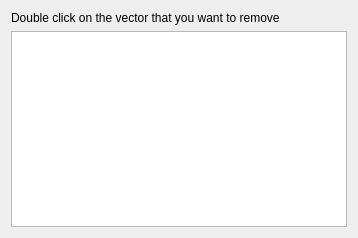
<?xml version="1.0" encoding="UTF-8"?>
<ui version="4.0">
 <class>RemoveVector</class>
 <widget class="QDialog" name="RemoveVector">
  <property name="geometry">
   <rect>
    <x>0</x>
    <y>0</y>
    <width>358</width>
    <height>238</height>
   </rect>
  </property>
  <property name="minimumSize">
   <size>
    <width>358</width>
    <height>238</height>
   </size>
  </property>
  <property name="windowTitle">
   <string>Remove Vector</string>
  </property>
  <layout class="QVBoxLayout" name="verticalLayout">
   <item>
    <widget class="QLabel" name="label">
     <property name="text">
      <string>Double click on the vector that you want to remove</string>
     </property>
    </widget>
   </item>
   <item>
    <widget class="QListWidget" name="listVectors"/>
   </item>
  </layout>
 </widget>
 <resources/>
 <connections/>
</ui>
